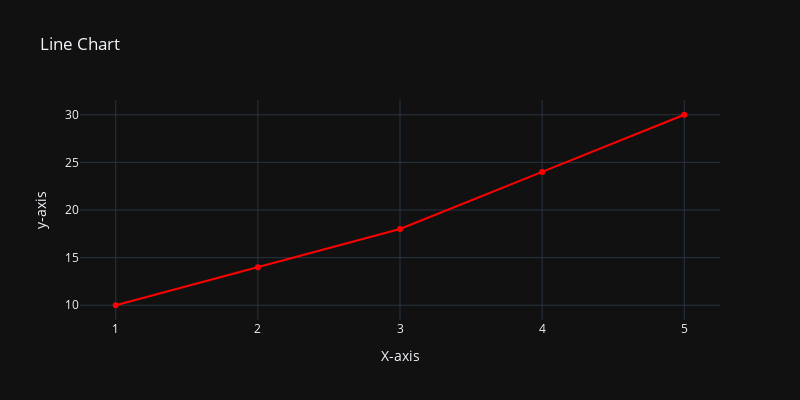

Here is the notebook cell this chart was saved with:
### Code cell
x = [1,2,3,4,5]
y = [10,14,18,24,30]
fig = px.line(x=x, y=y, title = 'Line Chart', labels = {'x':'X-axis','y': 'y-axis'}, width = 800, height = 400, template = 'plotly_dark', markers = True, color_discrete_sequence = ['red'])
fig.show()

### Figure 1 — Plotly figure (JSON) as saved in the notebook; plotly's stock layout.template omitted (floating-point values rounded to 4 significant figures)
{"data": [{"hovertemplate": "X-axis=%{x}<br>y-axis=%{y}<extra></extra>", "legendgroup": "", "line": {"color": "red", "dash": "solid"}, "marker": {"symbol": "circle"}, "mode": "lines+markers", "name": "", "orientation": "v", "showlegend": false, "type": "scatter", "x": [1, 2, 3, 4, 5], "xaxis": "x", "y": [10, 14, 18, 24, 30], "yaxis": "y"}], "layout": {"height": 400, "legend": {"tracegroupgap": 0}, "title": {"text": "Line Chart"}, "width": 800, "xaxis": {"anchor": "y", "domain": [0, 1], "title": {"text": "X-axis"}}, "yaxis": {"anchor": "x", "domain": [0, 1], "title": {"text": "y-axis"}}}}
